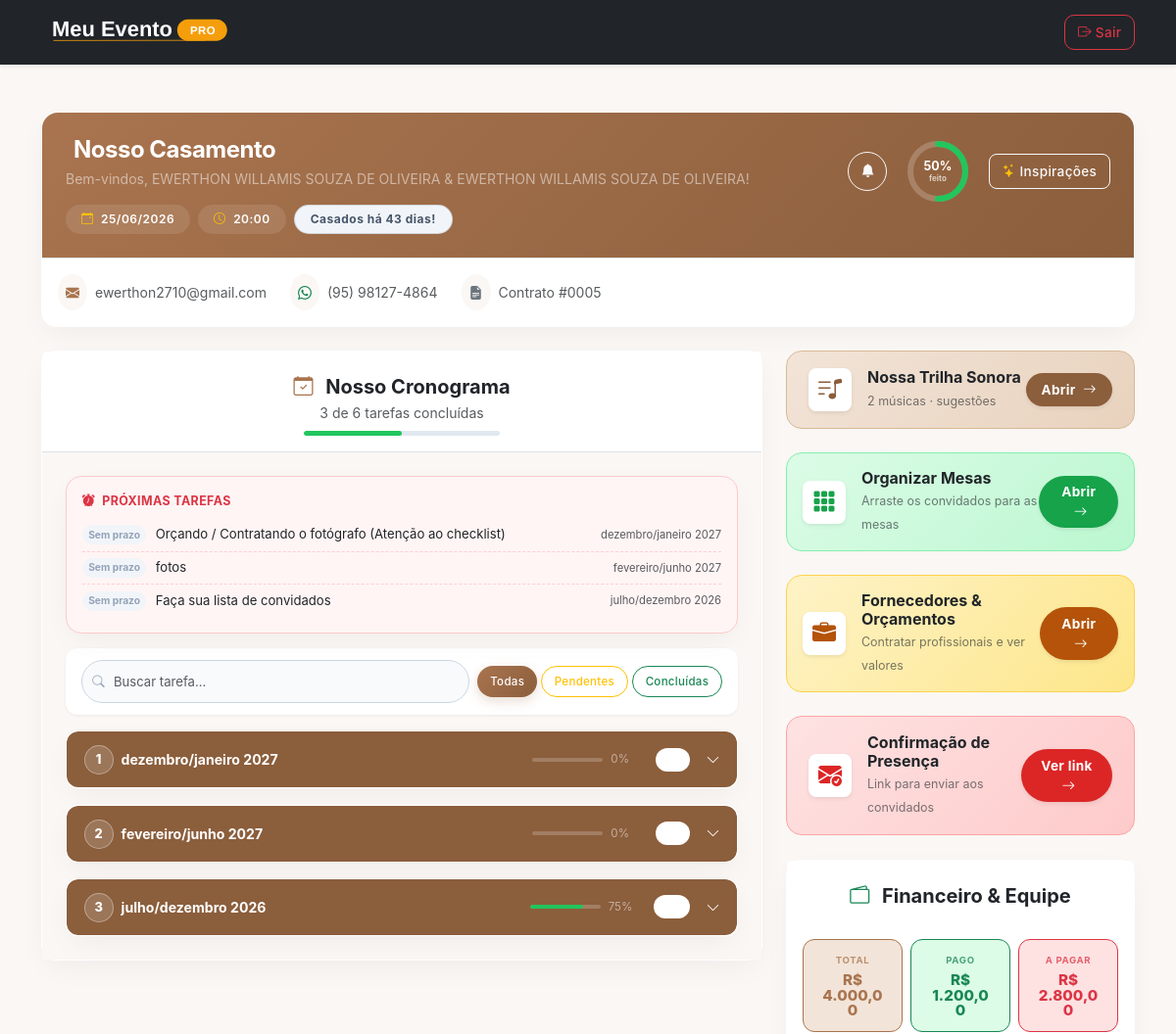
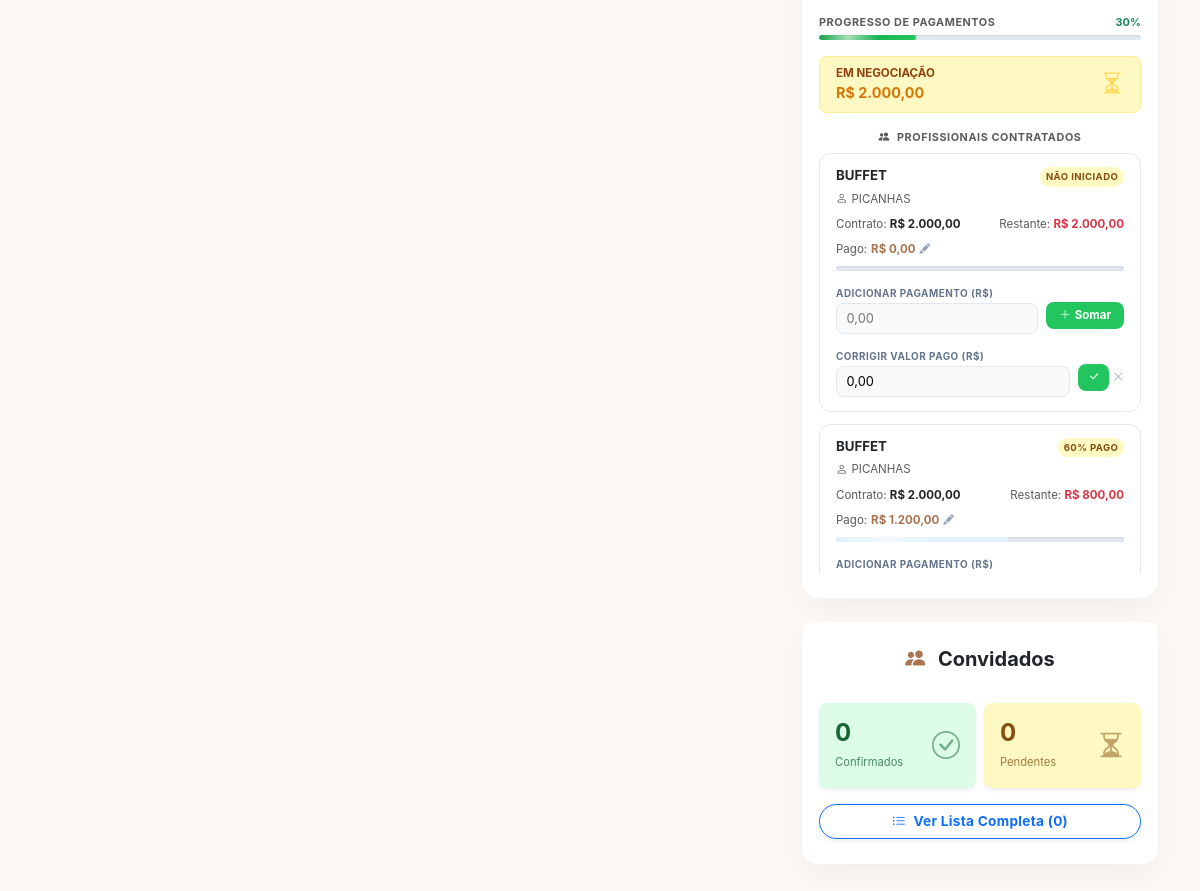
Screenshot of /noivos.php?id=5 (signed in) with the database file from the repository (2 pictures, top to bottom).
### tables this page shows
CREATE TABLE `eventos` (
  `id` int(11) NOT NULL,
  `cliente_id` int(11) NOT NULL,
  `data_evento` date NOT NULL,
  `hora_evento` time DEFAULT NULL,
  `tipo_ceremonia` enum('Igreja','Salão') NOT NULL,
  `local_ceremonia` varchar(255) NOT NULL,
  `tem_recepcao` tinyint(1) DEFAULT 0,
  `local_recepcao` varchar(255) DEFAULT NULL,
  `tipo_assessoria` enum('Básica','Completa') NOT NULL,
  `local_cerimonia` varchar(255) DEFAULT NULL,
  `tem_festa` tinyint(1) DEFAULT 0,
  `local_festa` varchar(255) DEFAULT NULL
);

CREATE TABLE `clientes` (
  `id` int(11) NOT NULL,
  `nome` varchar(150) NOT NULL,
  `cpf` varchar(14) NOT NULL,
  `rg` varchar(20) DEFAULT NULL,
  `contato` varchar(20) DEFAULT NULL,
  `email` varchar(100) NOT NULL,
  `telefone` varchar(20) DEFAULT NULL,
  `endereco` text DEFAULT NULL,
  `data_cadastro` timestamp NOT NULL DEFAULT current_timestamp(),
  `senha` varchar(255) DEFAULT '123456',
  `ultimo_login` datetime DEFAULT current_timestamp()
);

CREATE TABLE `checklist` (
  `id` int(11) NOT NULL,
  `evento_id` int(11) NOT NULL,
  `etapa` varchar(100) DEFAULT 'PASSO 01',
  `tarefa` varchar(255) NOT NULL,
  `descricao` text DEFAULT NULL,
  `origem` varchar(50) DEFAULT 'Assessoria',
  `checado` tinyint(1) DEFAULT 0,
  `observacoes` text DEFAULT NULL,
  `fornecedores_sugeridos` text DEFAULT NULL,
  `status` varchar(20) DEFAULT 'pendente',
  `data_prazo` date DEFAULT NULL,
  `concluido_em` datetime DEFAULT NULL,
  `concluido_por` varchar(20) DEFAULT NULL
);

CREATE TABLE `fornecedores_evento` (
  `id` int(11) NOT NULL,
  `evento_id` int(11) NOT NULL,
  `nome` varchar(100) NOT NULL,
  `servico` varchar(100) NOT NULL,
  `contato` varchar(100) DEFAULT NULL,
  `status` varchar(50) DEFAULT 'Orçamento',
  `data_cadastro` datetime DEFAULT current_timestamp(),
  `valor` decimal(10,2) DEFAULT 0.00,
  `valor_pago` decimal(10,2) NOT NULL DEFAULT 0.00
);

### noivos.php (the view, shortened to what the rows shown need)
<?php
require_once 'conexao.php';
$evento_id = (int)$_SESSION['evento_id'];
try { $pdo->query("SELECT data_prazo FROM checklist LIMIT 1"); }
catch (Exception $e) { $pdo->exec("ALTER TABLE checklist ADD COLUMN data_prazo DATE NULL"); }
try { $pdo->query("SELECT concluido_em FROM checklist LIMIT 1"); }
catch (Exception $e) { $pdo->exec("ALTER TABLE checklist ADD COLUMN concluido_em DATETIME NULL"); }
try { $pdo->query("SELECT concluido_por FROM checklist LIMIT 1"); }
catch (Exception $e) { $pdo->exec("ALTER TABLE checklist ADD COLUMN concluido_por VARCHAR(20) NULL"); }
function badge_prazo(?string $data_prazo, bool $done): array {
    if (empty($data_prazo)) return ['sem', 'Sem prazo'];
    $txt  = date('d/m/Y', strtotime($data_prazo));
    return ['futuro', $txt];
}
$s = $pdo->prepare("
    SELECT e.*, c.nome, c.email, c.telefone
    FROM eventos e
    INNER JOIN clientes c ON e.cliente_id = c.id
    WHERE e.id = ?
");
$s->execute([$evento_id]);
$evento = $s->fetch();
$rs = $pdo->prepare("SELECT * FROM checklist WHERE evento_id = ? ORDER BY etapa ASC, id ASC");
$rs->execute([$evento_id]);
$lista_checklist = $rs->fetchAll();
$rs4 = $pdo->prepare("SELECT * FROM fornecedores_evento WHERE evento_id = ? AND status != 'Cancelado' ORDER BY status ASC, servico ASC");
$rs4->execute([$evento_id]);
$todos_fornecedores = $rs4->fetchAll();
$valor_neg   = 0.0;
$lista_cont  = [];
foreach ($todos_fornecedores as $f) {
    if ($f['status'] === 'Contratado') {
        $lista_cont[] = $f;
    } elseif ($f['status'] === 'Orçamento') {
        $valor_neg += (float)$f['valor'];
    }
}
$passos = []; $prog = [];
foreach ($lista_checklist as $t) {
    $e = $t['etapa'];
    $passos[$e][] = $t;
}
$proximas_tarefas = [];
foreach ($lista_checklist as $t) {
    $done = ($t['status'] === 'concluido' || $t['checado'] == 1);
    if ($done) continue;
    $proximas_tarefas[] = $t;
}
usort($proximas_tarefas, function ($a, $b) {
    $da = $a['data_prazo'] ?: '9999-12-31';
    $db = $b['data_prazo'] ?: '9999-12-31';
    return $da <=> $db;
});
$proximas_tarefas = array_slice($proximas_tarefas, 0, 5);
$hoje = (new DateTime())->setTime(0, 0, 0);
$dev  = (new DateTime($evento['data_evento']))->setTime(0, 0, 0);
$diff = $hoje->diff($dev);
$dias = $diff->invert ? -$diff->days : $diff->days;
?>
<!DOCTYPE html>
<html lang="pt-br">
<head>
  <link href="https://cdn.jsdelivr.net/npm/bootstrap@5.3.0/dist/css/bootstrap.min.css" rel="stylesheet">
  <link rel="stylesheet" href="https://cdn.jsdelivr.net/npm/bootstrap-icons@1.11.0/font/bootstrap-icons.css">
  <link rel="stylesheet" href="css/estilo.css?v=8">
</head>
<body>
<div class="container my-4 my-md-5">
  <div class="card border-0 shadow-sm mb-4" style="border-radius: var(--radius); backdrop-filter: none; animation: none; transform: none;">
    <div class="header-topo p-3 p-md-4 d-flex flex-wrap justify-content-between align-items-start gap-3">
      <div>
        <h2 class="fw-bold mb-1 text-white fs-4 fs-md-2" style="letter-spacing:-.5px;">
          <i class="bi bi-rings text-warning me-2"></i> Nosso Casamento
        </h2>
        <p class="text-white-50 mb-3 small">Bem-vindos, <?= htmlspecialchars($evento['nome']) ?>!</p>
        <div class="d-flex flex-wrap gap-2 badges-info-evento">
          <span class="badge bg-white bg-opacity-10 text-white px-3 py-2 rounded-pill">
            <i class="bi bi-calendar-event me-1 text-warning"></i>
            <?= date('d/m/Y', strtotime($evento['data_evento'])) ?>
          </span>
          <?php if (!empty($evento['hora_evento'])): ?>
          <span class="badge bg-white bg-opacity-10 text-white px-3 py-2 rounded-pill">
            <i class="bi bi-clock me-1 text-warning"></i>
            <?= date('H:i', strtotime($evento['hora_evento'])) ?>
          </span>
          <?php endif; ?>
          <?php if ($dias > 0): ?>
            <span class="badge bg-success bg-opacity-25 text-white border border-success border-opacity-25 px-3 py-2 rounded-pill fw-bold">
              Faltam <?= $dias ?> dias!
            </span>
          <?php elseif ($dias === 0): ?>
            <span class="badge bg-warning bg-opacity-25 text-warning border border-warning border-opacity-25 px-3 py-2 rounded-pill fw-bold">
              É Hoje! <i class="bi bi-stars"></i>
            </span>
          <?php else: ?>
            <span class="badge bg-secondary bg-opacity-25 text-white border border-secondary border-opacity-25 px-3 py-2 rounded-pill fw-bold">
              Casados há <?= abs($dias) ?> dias!
            </span>
          <?php endif; ?>
        </div>
      </div>
    </div>
    <div class="bg-white p-3 border-top d-none d-md-block" style="border-radius: 0 0 var(--radius) var(--radius);">
      <div class="d-flex flex-wrap row-gap-2 column-gap-4">
        <div class="d-flex align-items-center gap-2 text-muted small">
          <span class="bg-light rounded-circle p-2 d-flex"><i class="bi bi-envelope-fill text-primary"></i></span>
          <?= htmlspecialchars($evento['email']) ?>
        </div>
        <?php if (!empty($evento['telefone'])): ?>
        <div class="d-flex align-items-center gap-2 text-muted small">
          <span class="bg-light rounded-circle p-2 d-flex"><i class="bi bi-whatsapp text-success"></i></span>
          <?= htmlspecialchars($evento['telefone']) ?>
        </div>
        <?php endif; ?>
        <div class="d-flex align-items-center gap-2 text-muted small">
          <span class="bg-light rounded-circle p-2 d-flex"><i class="bi bi-file-earmark-text-fill text-secondary"></i></span>
          Contrato #<?= str_pad($evento['id'], 4, '0', STR_PAD_LEFT) ?>
        </div>
      </div>
    </div>
  </div>
  <div class="row g-4 align-items-start">
    <div class="col-lg-8">
      <div class="card shadow-sm border-0 mb-4" style="border-radius: var(--radius);">
        <div class="card-body p-4 bg-light">
          <?php if (empty($passos)): ?>
            <div class="text-center py-5 text-muted bg-white rounded-3 shadow-sm">
              <i class="bi bi-clock-history fs-1"></i>
              <p class="mt-3 mb-0">A assessoria ainda está montando o cronograma.<br>Em breve aparecerá aqui!</p>
            </div>
          <?php else: ?>
            <?php if (!empty($proximas_tarefas)): ?>
            <div class="card border-0 shadow-sm card-proximas p-3">
              <?php foreach ($proximas_tarefas as $pt): [$pcls, $ptxt] = badge_prazo($pt['data_prazo'] ?? null, false); ?>
                <div class="item-proxima">
                  <span class="badge-prazo <?= $pcls ?>"><?= htmlspecialchars($ptxt) ?></span>
                  <span class="text-dark text-truncate"><?= htmlspecialchars($pt['tarefa']) ?></span>
                  <span class="text-muted ms-auto" style="font-size:.7rem;"><?= htmlspecialchars($pt['etapa']) ?></span>
                </div>
              <?php endforeach; ?>
            </div>
            <?php endif; ?>
          <?php endif; ?>
        </div>
      </div>
    </div>
    <div class="col-lg-4">
      <div class="sidebar-sticky d-flex flex-column gap-4">
        <div class="card shadow-sm border-0" style="border-radius: var(--radius);">
          <div class="card-body px-3 pb-4">
            <div style="max-height:420px;overflow-y:auto;" id="lista-fornecedores">
              <?php if (empty($lista_cont)): ?>
                <p class="text-center text-muted small py-3 mb-0">Nenhum profissional contratado ainda.</p>
              <?php else: ?>
                <?php foreach ($lista_cont as $f):
                  $fid        = (int)$f['id'];
                  $fValor     = (float)$f['valor'];
                  $fPago      = (float)($f['valor_pago'] ?? 0);
                  $fRest      = $fValor - $fPago;
                  $fPct       = $fValor > 0 ? round($fPago / $fValor * 100) : 0;
                  $fQuitado   = $fRest <= 0;
                  $barColor   = $fQuitado ? 'bg-success' : ($fPct >= 50 ? 'bg-info' : 'bg-warning');
                ?>
                <div class="forn-card" id="forn-<?= $fid ?>" data-pago="<?= $fPago ?>">
                  <div class="d-flex justify-content-between align-items-start mb-1">
                    <div class="fw-bold text-dark" style="font-size:.83rem;line-height:1.3;">
                      <?= htmlspecialchars($f['servico']) ?>
                    </div>
                    <span class="forn-pago-badge ms-2 flex-shrink-0 <?= $fQuitado ? 'bg-success text-white' : 'bg-warning text-dark' ?>">
                      <?= $fQuitado ? '✓ Quitado' : ($fPct > 0 ? $fPct.'% pago' : 'Não iniciado') ?>
                    </span>
                  </div>
                  <?php if (!empty($f['nome'])): ?>
                  <div class="text-muted mb-2" style="font-size:.72rem;">
                    <i class="bi bi-person me-1"></i><?= htmlspecialchars($f['nome']) ?>
                  </div>
                  <?php endif; ?>
                  <div class="d-flex justify-content-between mb-2" style="font-size:.72rem;">
                    <div>
                      <span class="text-muted">Contrato: </span>
                      <span class="fw-bold text-dark">R$ <?= number_format($fValor, 2, ',', '.') ?></span>
                    </div>
                    <div class="text-end">
                      <span class="text-muted">Restante: </span>
                      <span class="fw-bold <?= $fQuitado ? 'text-success' : 'text-danger' ?> forn-rest-val">
                        R$ <?= number_format($fRest < 0 ? 0 : $fRest, 2, ',', '.') ?>
                      </span>
                    </div>
                  </div>
                  <div class="mb-2 d-flex align-items-center gap-1" style="font-size:.72rem;">
                    <span class="text-muted">Pago:</span>
                    <span class="fw-bold text-primary forn-pago-valor-txt">R$ <?= number_format($fPago, 2, ',', '.') ?></span>
                    <button type="button" class="btn-editar-pago-noivos" data-id="<?= $fid ?>" title="Corrigir valor pago">
                      <i class="bi bi-pencil-fill"></i>
                    </button>
                  </div>
                  <div class="barra-pago-wrap mb-2">
                    <div class="barra-pago-fill <?= $barColor ?> forn-barra-fill" style="width:<?= $fPct ?>%;"></div>
                  </div>
                  <div class="d-flex align-items-center gap-2 mt-2 forn-add-wrap-noivos">
                    <div class="flex-grow-1">
                      <label style="font-size:.62rem;color:#64748b;text-transform:uppercase;font-weight:700;letter-spacing:.05em;">
                        Adicionar pagamento (R$)
                      </label>
                      <input
                        type="text"
                        class="valor-pago-input forn-input-add-noivos"
                        data-id="<?= $fid ?>"
                        data-total="<?= $fValor ?>"
                        placeholder="0,00"
                        inputmode="decimal"
                      >
                    </div>
                    <div class="mt-3">
                      <button type="button"
                              class="btn-salvar-pag btn-add-pagamento-noivos"
                              data-id="<?= $fid ?>">
                        <i class="bi bi-plus-lg me-1"></i>Somar
                      </button>
                    </div>
                  </div>
                  <div class="d-flex align-items-center gap-2 mt-2 forn-edit-wrap-noivos" style="display:none;">
                    <div class="flex-grow-1">
                      <label style="font-size:.62rem;color:#64748b;text-transform:uppercase;font-weight:700;letter-spacing:.05em;">
                        Corrigir valor pago (R$)
                      </label>
                      <input
                        type="text"
                        class="valor-pago-input forn-input-edit-noivos"
                        data-id="<?= $fid ?>"
                        data-total="<?= $fValor ?>"
                        value="<?= number_format($fPago, 2, ',', '.') ?>"
                        placeholder="0,00"
                        inputmode="decimal"
                      >
                    </div>
                    <div class="mt-3 d-flex gap-1">
                      <button type="button" class="btn-salvar-pag btn-salvar-edit-noivos" data-id="<?= $fid ?>" title="Salvar correção">
                        <i class="bi bi-check-lg"></i>
                      </button>
                      <button type="button" class="btn-cancelar-edit-noivos" title="Cancelar">
                        <i class="bi bi-x-lg"></i>
                      </button>
                    </div>
                  </div>
                </div>
                <?php endforeach; ?>
              <?php endif; ?>
            </div>
          </div>
        </div>
      </div>
    </div>
  </div>
</div>
</body>
</html>

### rows the page displays
eventos: cliente.nome "EWERTHON WILLAMIS SOUZA DE OLIVEIRA & EWERTHON WILLAMIS SOUZA DE OLIVEIRA", data_evento "25/06/2026", hora_evento "20:00", abs($dias) "43", cliente.email "ewerthon2710@gmail.com", cliente.telefone "(95) 98127-4864", id "0005"
checklist: ptxt "Sem prazo", tarefa "Orçando / Contratando o fotógrafo (Atenção ao checklist)", etapa "dezembro/janeiro 2027"
checklist: ptxt "Sem prazo", tarefa "fotos", etapa "fevereiro/junho 2027"
checklist: ptxt "Sem prazo", tarefa "Faça sua lista de convidados", etapa "julho/dezembro 2026"
fornecedores_evento: servico "BUFFET", shows "NÃO INICIADO", nome "PICANHAS", valor "2.000,00", valor+valor_pago "2.000,00", valor_pago "0,00"
fornecedores_evento: servico "BUFFET", fPct "60", nome "PICANHAS", valor "2.000,00", valor+valor_pago "800,00", valor_pago "1.200,00"

### other values shown
$pct_g "50"
$conc_g "3"
$total_g "6"
$label "dezembro/janeiro 2027"
$pctE "0"
$label "fevereiro/junho 2027"
$label "julho/dezembro 2026"
$pctE "75"
$total_musicas "2"
$valor_cont "4.000,00"
$valor_pago_total "1.200,00"
$valor_restante_total "2.800,00"
$pct_pago "30"
$valor_neg "2.000,00"
$total_conf "0"
